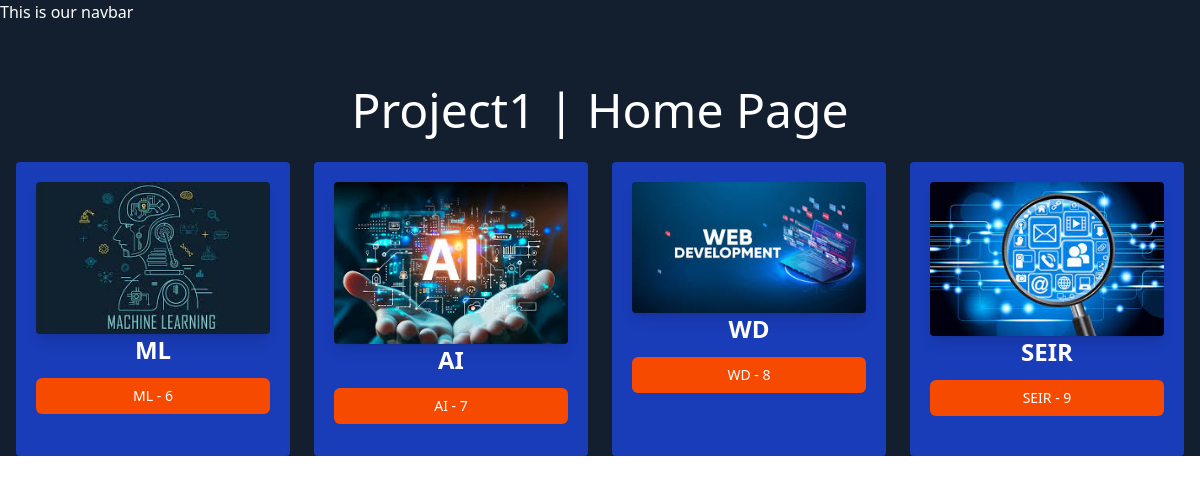
Page /project1/ on the committed database.
### project1/models.py (models this page shows, shortened)
class projectVariety(models.Model):
    PROJECT_TYPE_CHOICE = [
        ('ML','MACHINE LEARNING'),
        ('AI', 'ARTIFICIAL INTELLIGENCE'),
        ( 'WD','WEB DEVELOPMENT'),
        ('SEIR','SEARCH ENGINE INFO RETRIEVAL')
    ]
    name=models.CharField(max_length=100)
    image= models.ImageField(upload_to= 'projects/')
    date_added= models.DateTimeField(default= timezone.now)
    type= models.CharField(max_length=4, choices= PROJECT_TYPE_CHOICE)
    description = models.TextField(default='')

### project1/views.py (the view)
# urls.py: path('', views.all_project, name='all_project'),
def all_project(request):
    projects = projectVariety.objects.all()
    return render(request,'project1/all_project.html', {'projects': projects})

### project1/templates/project1/all_project.html (shortened to what this page needs)
{% extends "layout.html" %}
{% block content %}
<h1>Project1 | Home Page </h1>
<div class="grid grid-cols-4 gap-6 m-4">
    {% for project in projects %}
        <div class="bg-blue-800 p-5 rounded">
            <img class="rounded shadow-lg" src="{{project.image.url}}" alt="">
            <h3 class="text-2xl font-bold text-center">{{project.name}}</h3>
            <a href="{% url 'project_detail' project.id %}">
                <button
                    type="button"
                    class="inline-flex items-center justify-center w-full px-4 py-2 my-3 text-sm font-medium text-white bg-orange-600 rounded-md hover:bg-orange-700 focus:outline-none focus:ring-2 focus:ring-offset-2 focus:ring-orange-500"
                >
                    {{project.type}} - {{project.id}}
                </button>
            </a>
        </div>
    {% endfor %}
</div>
{% endblock  %}

### static/style.css (style rules this page uses)
h1 { text-align: center; margin-top: 50px; font-size: 3rem; color: white; }
body { background-color: rgb(19, 31, 47); color: white; margin: 0; padding: 0; }

### rows in the picture
projectVariety: image (picture), name "ML", type "ML", id "6"
projectVariety: image (picture), name "AI", type "AI", id "7"
projectVariety: image (picture), name "WD", type "WD", id "8"
projectVariety: image (picture), name "SEIR", type "SEIR", id "9"
